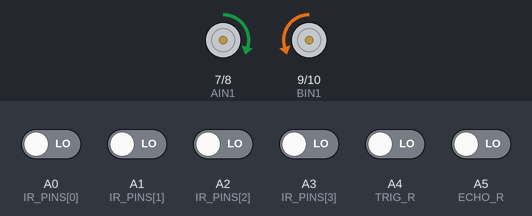
A sketch run on a simulated Arduino Uno, built with avr-gcc and run on an emulated ATmega328P. On the bench: motor-driver pin pairs drawn as motors (green arrow = first pin HIGH = forward, orange = second pin HIGH = backward, longer = more drive, scaled by the enable pin). The inputs (shaded band) are chosen by the test bench; at power-on: A0 (IR_PINS[0]), A1 (IR_PINS[1]), A2 (IR_PINS[2]), A3 (IR_PINS[3]), A4 (TRIG_R), A5 (ECHO_R) LOW.

Above: at 3.2 s.
3.3 s: A0 (IR_PINS[0]) driven HIGH
At 3.9 s:
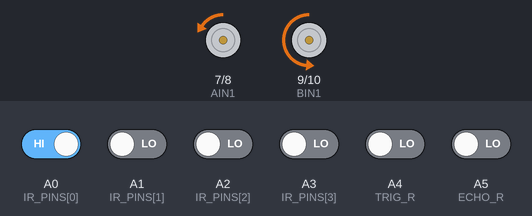
4.8 s: A1 (IR_PINS[1]) driven HIGH
At 6.0 s:
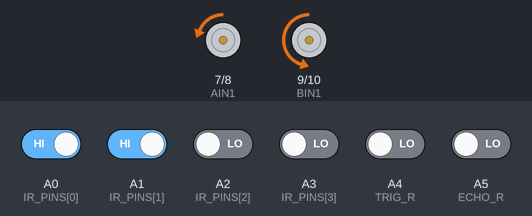
6.3 s: A5 (ECHO_R) driven HIGH
At 7.3 s:
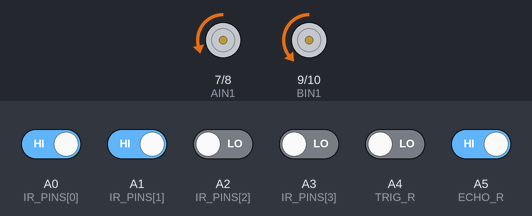
7.8 s: A3 (IR_PINS[3]) driven HIGH
At 8.5 s:
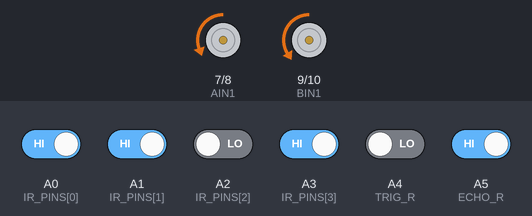
9.3 s: A2 (IR_PINS[2]) driven HIGH
At 9.6 s:
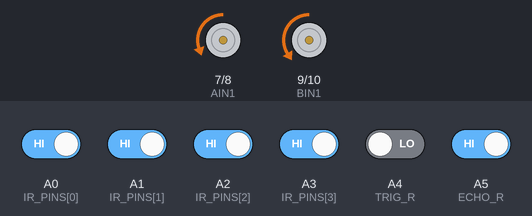
10.8 s: A4 (TRIG_R) driven HIGH
At 11.9 s:
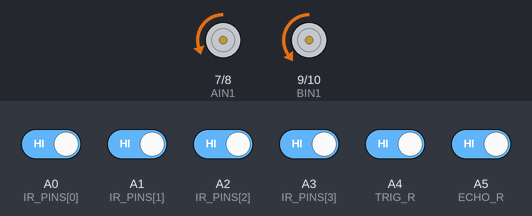
Timing chart, 0 to 13.3 s (numbered marks = the images above; inputs shaded):
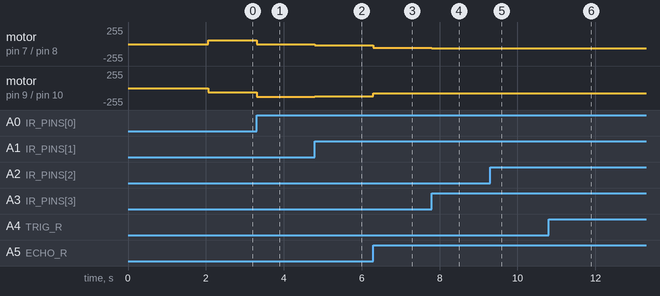

Measured:
- after the input at 3.3 s, motor on pin 7 (AIN1) / pin 8 (AIN2): forward 60/255 → backward 7/255 at once; motor on pin 9 (BIN1) / pin 10 (BIN2): backward 60/255 → backward 132/255 at once
- after the input at 4.8 s, motor on pin 7 (AIN1) / pin 8 (AIN2): backward 7/255 → backward 20/255 at once; motor on pin 9 (BIN1) / pin 10 (BIN2): backward 132/255 → backward 120/255 at once
- after the input at 6.3 s, motor on pin 7 (AIN1) / pin 8 (AIN2): backward 20/255 → backward 57/255 at once; motor on pin 9 (BIN1) / pin 10 (BIN2): backward 120/255 → backward 82/255 at once
- after the input at 7.8 s, motor on pin 7 (AIN1) / pin 8 (AIN2): backward 57/255 → backward 63/255 at once; motor on pin 9 (BIN1) / pin 10 (BIN2): backward 82/255 → backward 76/255 at once
- after the input at 9.3 s, motor on pin 7 (AIN1) / pin 8 (AIN2): backward 63/255 → backward 62/255 at once; motor on pin 9 (BIN1) / pin 10 (BIN2): backward 76/255 → backward 77/255 at once
- after the input at 10.8 s, motor on pin 7 (AIN1) / pin 8 (AIN2): backward 62/255 → backward 60/255 at once; motor on pin 9 (BIN1) / pin 10 (BIN2): backward 77/255 → backward 80/255 at once

The sketch:

xunji_pid.ino
```cpp
/*
 * 智能小车 - PID 循迹算法版本 (xunji_pid.ino)
 * 目标：通过 PID 连续调节解决“摆头/画龙”问题
 *
 * 调参指南：
 * 1. Kp (比例): 基础修正力度。从小往大调，直到小车能跟着线走，但会有明显晃动。
 * 2. Kd (微分): 抑制晃动力度。增加 Kd 可以抵消 Kp 带来的惯性冲过头，让小车变稳。
 * 3. Ki (积分): 消除静态误差。通常循迹不需要，保持 0 即可。
 */

#include <SoftwareSerial.h>

// 蓝牙引脚：D11接TX，D2接RX
SoftwareSerial bluetooth(11, 2);

// 电机引脚
#define PWMA 5
#define PWMB 6
#define AIN1 7
#define AIN2 8
#define BIN1 9
#define BIN2 10

const int IR_PINS[6] = {A0, A1, A2, A3, A4, A5};

// ================= PID 参数区 (调试重点) =================
float Kp = 25.0;  // 比例：决定反应快慢
float Ki = 0.0;   // 积分：决定纠偏彻底度 (通常设为 0)
float Kd = 15.0;  // 微分：抑制摆头，数值越大越“粘”在线上
// ========================================================

int baseSpeed = 70;    // 基础巡航速度 (0-255)
int offset = -10;      // 电机物理偏置修正
float lastError = 0;   // 上次误差
float integral = 0;    // 误差累积
uint8_t lastSensorState = 0b001100;

void setup() {
  bluetooth.begin(9600);
  pinMode(PWMA, OUTPUT); pinMode(PWMB, OUTPUT);
  pinMode(AIN1, OUTPUT); pinMode(AIN2, OUTPUT);
  pinMode(BIN1, OUTPUT); pinMode(BIN2, OUTPUT);
  for (int i = 0; i < 6; i++) pinMode(IR_PINS[i], INPUT);

  stopMotors();
  delay(2000);
  bluetooth.println(">>> PID 循迹系统已就绪 <<<");
}

void loop() {
  float error = getError();

  if (error == 100.0) { // 触发全白脱轨
    handleOffTrack();
  } else {
    // 核心 PID 计算
    float P = Kp * error;
    integral += error;
    float I = Ki * integral;
    float D = Kd * (error - lastError);

    float pidOutput = P + I + D;
    lastError = error;

    // 计算电机速度
    int leftSpeed = baseSpeed + pidOutput;
    int rightSpeed = baseSpeed - pidOutput;

    driveMotor(leftSpeed, rightSpeed);

    // 蓝牙打印调试信息 (建议调稳后注释掉，以提升运行频率)
    /*
    bluetooth.print("E:"); bluetooth.print(error);
    bluetooth.print(" -> Out:"); bluetooth.println(pidOutput);
    */
  }
}

// 获取加权偏差值：范围约 [-2.5, 2.5]
float getError() {
  float sum = 0;
  int count = 0;
  uint8_t currentSensorState = 0;

  // 权重分配：A0:-2.5, A1:-1.5, A2:-0.5, A3:0.5, A4:1.5, A5:2.5
  float weights[6] = {-2.5, -1.5, -0.5, 0.5, 1.5, 2.5};

  for (int i = 0; i < 6; i++) {
    if (digitalRead(IR_PINS[i]) == 1) {
      sum += weights[i];
      count++;
      currentSensorState |= (1 << (5 - i));
    }
  }

  if (count == 0) return 100.0; // 特殊值代表脱轨

  lastSensorState = currentSensorState;
  return sum / count; // 返回平均位置偏差
}

void handleOffTrack() {
  bluetooth.print("! 脱轨回复: ");
  // 依据最后记忆旋转找线
  if (lastSensorState & 0b111000) {
    bluetooth.println("左旋");
    driveMotor(-60, 60);
  } else {
    bluetooth.println("右旋");
    driveMotor(60, -60);
  }
}

void driveMotor(int powerL, int powerR) {
  int dirL = (powerL >= 0) ? 1 : 0;
  int dirR = (powerR >= 0) ? 1 : 0;
  int speedL = abs(powerL);
  int speedR = abs(powerR);

  // 物理偏置补丁
  if (dirL == 1 && dirR == 1 && abs(powerL - powerR) <= 10) {
    speedL = constrain(speedL + offset, 0, 255);
    speedR = constrain(speedR - offset, 0, 255);
  } else {
    speedL = constrain(speedL, 0, 255);
    speedR = constrain(speedR, 0, 255);
  }

  digitalWrite(AIN1, dirL ? LOW : HIGH);
  digitalWrite(AIN2, dirL ? HIGH : LOW);
  digitalWrite(BIN1, dirR ? LOW : HIGH);
  digitalWrite(BIN2, dirR ? HIGH : LOW);
  analogWrite(PWMA, speedL);
  analogWrite(PWMB, speedR);
}

void stopMotors() {
  analogWrite(PWMA, 0); analogWrite(PWMB, 0);
  digitalWrite(AIN1, LOW); digitalWrite(AIN2, LOW);
  digitalWrite(BIN1, LOW); digitalWrite(BIN2, LOW);
}
```

chaoshengfinal.cpp
```cpp
#include <Arduino.h>

// ==================== 引脚定义 ====================
// 底盘驱动 (左轮)
#define PWMA 5
#define AIN1 7
#define AIN2 8

// 底盘驱动 (右轮)
#define PWMB 6
#define BIN1 9
#define BIN2 10

// 超声波传感器
#define TRIG_L 2
#define ECHO_L 3
#define TRIG_C 4
#define ECHO_C 12          // 接 PCINT4 (PB4)，由引脚变化中断接管测距
#define TRIG_R A4
#define ECHO_R A5

#define LEFT  0
#define RIGHT 1

// ==================== 贴墙 PD 参数 ====================
const int   BASE_SPEED      = 60;
const int   TURN_SPEED      = 60;
const int   MOTOR_OFFSET_L  = 5;
const int   MOTOR_OFFSET_R  = -5;

const float TARGET_DIST     = 9.0;   // 贴墙目标距离 (cm)
const float WALL_LOST       = 15.0;  // 墙壁消失判定阈值
const float Kp_s            = 4.5;   // 贴墙 PD 比例系数
const float Kd_s            = 10.0;  // 贴墙 PD 微分系数

// ==================== 前方避障参数 ====================
const float FRONT_DANGER    = 9.0;  // 前方遇障触发距离 (cm)
const int   BACKUP_t       = 300;   // 倒退时长
const int   TURN_45_t      = 300;   // 原地转 45° 时长

// ==================== 全局状态 ====================
float        last_error_s = 0;        // 贴墙 PD 上次误差

// ---- 前方超声波中断相关 ----
volatile unsigned long echo_rise_us = 0;    // Echo 上升沿时刻
volatile float         center_dist  = 999;  // 前方距离 (ISR 更新)
volatile bool          front_danger = false;

const float STOP_DISTANCE  = 30.0;  // 三路超声波均超此距离，认为脱离迷宫
const int   STOP_DURATION  = 1000;  // 持续超距超过此时间 (ms)，CPU 空闲停转

// ==================== 函数声明 ====================
void   state_follow_right(float dR);
void   state_follow_left(float dL);
void   evade_front(float distL, float distR);
void   set_motors(int spdL, int spdR);
void   reverse_motors(int spd);
void   spin_left();
void   spin_right();
void   stop_motors();
float  get_distance(int trig, int echo);

// ==================== 初始化 ====================
void setup() {
  Serial.begin(9600);

  pinMode(PWMA, OUTPUT); pinMode(AIN1, OUTPUT); pinMode(AIN2, OUTPUT);
  pinMode(PWMB, OUTPUT); pinMode(BIN1, OUTPUT); pinMode(BIN2, OUTPUT);

  pinMode(TRIG_L, OUTPUT); pinMode(ECHO_L, INPUT);
  pinMode(TRIG_C, OUTPUT); pinMode(ECHO_C, INPUT);
  pinMode(TRIG_R, OUTPUT); pinMode(ECHO_R, INPUT);

  // ---- 配置 D12 引脚变化中断 (PCINT4, PCI0 组) ----
  PCICR  |= (1 << PCIE0);   // 使能 PCI0 组 (D8～D13)
  PCMSK0 |= (1 << PCINT4);  // 只响应 D12 (PB4) 的电平变化

  delay(2000);
}

// ==================== D12 引脚变化中断 (前方超声波 Echo) ====================
ISR(PCINT0_vect) {
  static uint8_t prev = 0;
  uint8_t cur   = PINB;
  uint8_t diff  = cur ^ prev;
  prev = cur;

  if (!(diff & (1 << PB4))) return;       // 不是 D12 的变化，放行电机引脚

  if (cur & (1 << PB4)) {                 // 上升沿 → 开始计时
    echo_rise_us = micros();
  } else {                                // 下降沿 → 计算距离
    if (echo_rise_us == 0) return;
    unsigned long dur = micros() - echo_rise_us;
    echo_rise_us = 0;
    if (dur == 0 || dur > 30000) return;  // 异常值丢弃

    float dist = dur * 0.017;
    center_dist = dist;
    if (dist > 0 && dist < FRONT_DANGER) {
      front_danger = true;
    }
  }
}

// ==================== 主循环 ====================
void loop() {
  // 1. 读取左右超声波 (轮询)
  float distL = get_distance(TRIG_L, ECHO_L);
  float distR = get_distance(TRIG_R, ECHO_R);
  if (distL <= 0 || distL > 40) distL = 40;
  if (distR <= 0 || distR > 40) distR = 40;

  // 2. 脱离迷宫检测：三路全超 STOP_DISTANCE 并持续 STOP_DURATION → 空闲停转
  float distC;
  noInterrupts();
  distC = center_dist;
  interrupts();

  static unsigned long lost_since = 0;

  if (distL > STOP_DISTANCE && distC > STOP_DISTANCE && distR > STOP_DISTANCE) {
    if (lost_since == 0) lost_since = millis();
    if (millis() - lost_since >= STOP_DURATION) {
      stop_motors();
      while (true) { delay(1000); }
    }
  } else {
    lost_since = 0;
  }

  // 3. 定期触发前方超声波 (中断会异步设置 front_danger)
  static unsigned long last_trig_ms = 0;
  if (millis() - last_trig_ms >= 50) {
    digitalWrite(TRIG_C, LOW);
    delayMicroseconds(2);
    digitalWrite(TRIG_C, HIGH);
    delayMicroseconds(10);
    digitalWrite(TRIG_C, LOW);
    last_trig_ms = millis();
  }

  // 3. 前方遇障 → 倒车 + 转向避障
  if (front_danger) {
    evade_front(distL, distR);
    front_danger = false;
    last_error_s = 0;
  }
  // 4. 贴墙巡线: 两侧都在 → 跟右墙; 单侧在 → 跟该侧; 都无 → 直行
  else if (distL <= WALL_LOST && distR <= WALL_LOST) {
    state_follow_right(distR);
  } else if (distL <= WALL_LOST) {
    state_follow_left(distL);
  } else if (distR <= WALL_LOST) {
    state_follow_right(distR);
  } else {
    set_motors(BASE_SPEED + MOTOR_OFFSET_L, BASE_SPEED + MOTOR_OFFSET_R);
  }

  delay(20);
}

// ==================== 贴墙 PD 算法 ====================

// 右侧贴墙 (右侧超声波反馈，误差 = 目标距离 - 右侧距离)
void state_follow_right(float dR) {
  float error  = TARGET_DIST - dR;
  float adjust = Kp_s * error + Kd_s * (error - last_error_s);
  last_error_s = error;
  set_motors(BASE_SPEED + MOTOR_OFFSET_L + adjust,
             BASE_SPEED + MOTOR_OFFSET_R - adjust);
}

// 左侧贴墙 (左侧超声波反馈，误差 = 左侧距离 - 目标距离)
void state_follow_left(float dL) {
  float error  = dL - TARGET_DIST;
  float adjust = Kp_s * error + Kd_s * (error - last_error_s);
  last_error_s = error;
  set_motors(BASE_SPEED + MOTOR_OFFSET_L + adjust,
             BASE_SPEED + MOTOR_OFFSET_R - adjust);
}

// ==================== 前方避障动作 ====================
void evade_front(float distL, float distR) {
  // 1. 刹停
  stop_motors();
  delay(100);

  // 2. 倒退一段
  reverse_motors(BASE_SPEED);
  delay(BACKUP_t);
  stop_motors();
  delay(100);

  // 3. 向开阔侧转 45°
  if (distL > distR) {
    spin_left();
  } else {
    spin_right();
  }
  delay(TURN_45_t);
  stop_motors();
  delay(50);
}

// ==================== 电机底层驱动 ====================

void set_motors(int spdL, int spdR) {
  analogWrite(PWMA, constrain(spdL, 0, 255));
  digitalWrite(AIN1, LOW);  digitalWrite(AIN2, HIGH);  // 左轮正转
  analogWrite(PWMB, constrain(spdR, 0, 255));
  digitalWrite(BIN1, LOW);  digitalWrite(BIN2, HIGH);  // 右轮正转
}

void reverse_motors(int spd) {
  analogWrite(PWMA, constrain(spd, 0, 255));
  digitalWrite(AIN1, HIGH); digitalWrite(AIN2, LOW);   // 左轮反转
  analogWrite(PWMB, constrain(spd, 0, 255));
  digitalWrite(BIN1, HIGH); digitalWrite(BIN2, LOW);   // 右轮反转
}

void spin_left() {
  analogWrite(PWMA, TURN_SPEED);
  digitalWrite(AIN1, LOW);  digitalWrite(AIN2, HIGH);  // 左轮正转
  analogWrite(PWMB, TURN_SPEED);
  digitalWrite(BIN1, HIGH); digitalWrite(BIN2, LOW);   // 右轮反转
}

void spin_right() {
  analogWrite(PWMA, TURN_SPEED);
  digitalWrite(AIN1, HIGH); digitalWrite(AIN2, LOW);   // 左轮反转
  analogWrite(PWMB, TURN_SPEED);
  digitalWrite(BIN1, LOW);  digitalWrite(BIN2, HIGH);  // 右轮正转
}

void stop_motors() {
  analogWrite(PWMA, 0);
  digitalWrite(AIN1, LOW); digitalWrite(AIN2, LOW);
  analogWrite(PWMB, 0);
  digitalWrite(BIN1, LOW); digitalWrite(BIN2, LOW);
}

// ==================== 超声波测距 (轮询，仅左右) ====================
float get_distance(int trig, int echo) {
  digitalWrite(trig, LOW);
  delayMicroseconds(2);
  digitalWrite(trig, HIGH);
  delayMicroseconds(10);
  digitalWrite(trig, LOW);

  float dur = pulseIn(echo, HIGH, 4000);
  return (dur == 0) ? 999 : dur * 0.017;
}
```
